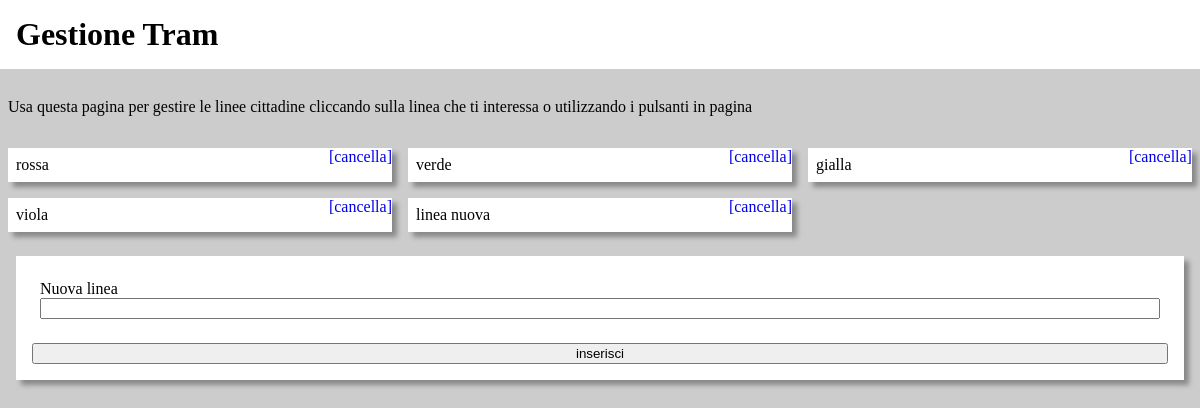
/Tram/vecchia.php, run on an earlier commit of the app's database.
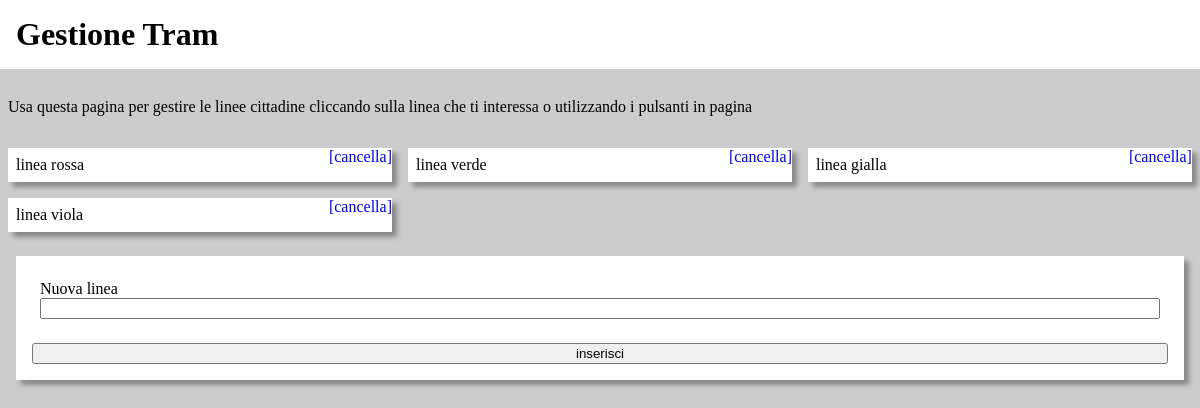
And on a later commit of the database.
### tables this page shows
CREATE TABLE linee (
    idlinea integer primary key autoincrement,
    linea text
);

### Tram/vecchia.php (the view, shortened to what this page needs)
<html>
	<head>
		<link rel="stylesheet" href="asset/stile.css" />
	</head>
	<body>
		<h1>Gestione Tram</h1>
		<p>Usa questa pagina per gestire le linee cittadine
			cliccando sulla linea che ti interessa o utilizzando
			i pulsanti in pagina</p>
		<?php
			$dbcon = new SQLite3("dati/tram.sqlite");
				$dati = $dbcon->query("SELECT * FROM linee");
				echo "<ul>";
					while($riga = $dati->fetchArray()){
						echo "<li>";
							echo $riga["linea"];
							echo " <a href='?del=".$riga["idlinea"]."'>[cancella]</a>";
						echo "</li>";
					}
				echo "</ul>";
		?>
		<form method="post">
			<p>
				<label for="linea">Nuova linea</label>
				<input id="linea" name="nuova" />
			</p>
			<button>inserisci</button>
		</form>
	</body>
</html>

### Tram/asset/stile.css (style rules this page uses)
html, body { padding: 0; margin: 0; background-color: #cccccc; font-family: Verdana; }
h1 { background-color: white; }
h1, p, form { padding: .5em; }
p { margin-top: 0; }
input, button { width: 100%; }
ul { list-style-type: none; padding-inline-start: 0; }
li { background-color: white; margin: .5em; padding: .5em; position: relative; box-shadow: 5px 5px 5px #00000055; width: calc((100% / 3) - 2em); display: inline-block; min-width: 250px; }
li > a { position: absolute; right: 0; top: 0; text-decoration: none; }
form { background-color: white; margin: 1em; padding: 1em; box-shadow: 5px 5px 5px #00000055; }

What changed in the data, as far as the page shows it:
removed linee: linea "linea nuova"
changed linee: linea "rossa" → "linea rossa"
changed linee: linea "verde" → "linea verde"
changed linee: linea "gialla" → "linea gialla"
changed linee: linea "viola" → "linea viola"
